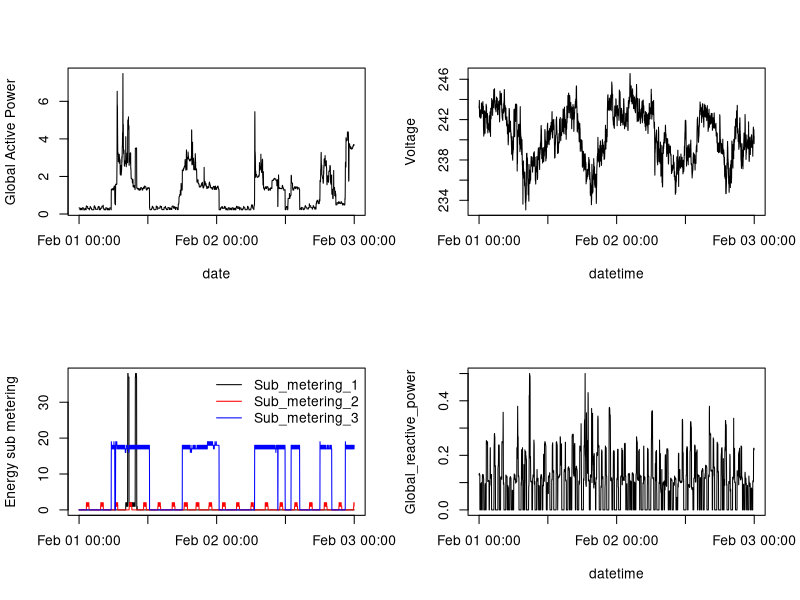

Source code (R):
library(readr)
library(lubridate)

# Read in data filtered to by only keeping rows within dates
# [2007-02-01:2007-02-02]
data <- read_csv('filtered_data.csv')

# Convert date & time to datetime
date <- ymd_hms(paste(data$Date, data$Time))

png('plot4.png')
par(mfrow=c(2, 2))

# First subplot
plot(date, data$Global_active_power, type='l', ylab='Global Active Power')

# Second subplot
plot(date, data$Voltage, type='l', ylab='Voltage',
     xlab='datetime')

# Third subplot
meterings <- paste0('Sub_metering_', 1:3)
colors <- c('black', 'red', 'blue')

plot(date, data[[meterings[1]]], ylab="Energy sub metering",
     xlab=NA, type='n')

mapply(function(column, color) lines(date, data[[column]], col=color),
       meterings, colors)
legend('topright', legend=meterings, lwd=1, col=colors, bty='n')

# Fourth plot
plot(date, data$Global_reactive_power, type='l', ylab='Global_reactive_power',
     xlab='datetime')

dev.off()
par(mfrow=c(1, 1))
